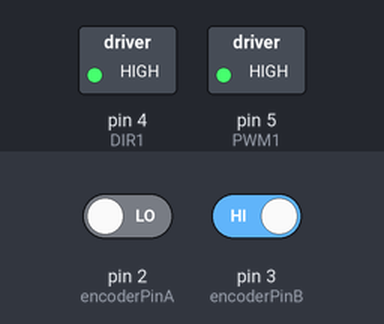
The sketch below on a simulated Arduino Uno, built with avr-gcc and run on an emulated ATmega328P. Shown: switched loads named in the sketch (green lamp = pin HIGH). The test bench sets the inputs (shaded band); at power-on: pin 2 (encoderPinA) LOW, pin 3 (encoderPinB) HIGH. What the sketch prints to the serial monitor is not drawn.

Above: at 0.1 s.
Timing chart, 0 to 1.6 s (numbered marks = the images above):
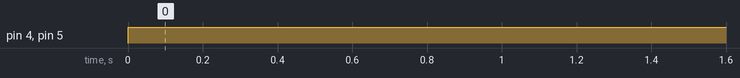

The sketch:

OneSideMotion.ino
```cpp
#define DIR1 4
#define PWM1 5

//Define pin numbmers for encoder
#define encoderPinA 2
#define encoderPinB 3

//Variable for encoder counts
volatile long encoderCount = 0;

//Variables for PID Control
long previousTime = 0;
float ePrevious = 0;
float eIntegral = 0;


void setup() {
  Serial.begin(9600);

  //Set pin modes
  pinMode(DIR1, OUTPUT);

  pinMode(PWM1, OUTPUT);
  pinMode(encoderPinA, INPUT);
  pinMode(encoderPinB, INPUT);

  //Interrupt for encoder
  attachInterrupt(digitalPinToInterrupt(encoderPinA), handleEncoder, RISING);
}

void loop() {
  //Setpoint
  int target = 500;

  //PID gains and computation
  float kp = -2.0;
  float kd = 0.10;
  float ki = 0.01;
  float u = pidController(target, kp, kd, ki);

  //Control motor
  moveMotor(DIR1, PWM1, u);

  //Print statements for debugging
  Serial.print(target);
  Serial.print(", ");
  Serial.println(encoderCount);
  Serial.println(digitalRead(encoderPinA));
  Serial.println(digitalRead(encoderPinB));
}

//Function called during interrupts
void handleEncoder() {
  if (digitalRead(encoderPinA) > digitalRead(encoderPinB)){
    encoderCount++;
  }
  else{
    encoderCount--;
  }
}

//Function to move motor
void moveMotor(int dirPin, int pwmPin, float u){
  //Maximum motor speed
  float speed = fabs(u);
  if (speed > 255){
    speed = 255;
  }
  //set the direction
  int direction = 1;
  if (u < 0){
    direction = 0;
  }
  //Control the motor
  digitalWrite(dirPin, direction);
  analogWrite(pwmPin, speed);
}

float pidController(int target, float kp, float kd, float ki) {
  //Measure the time elapsed since the last iteration
  long currentTime = micros();
  float deltaT = ((float)(currentTime - previousTime)) / 1.0e6;

  //Compute the error, derivative, and integral
  int e = encoderCount - target;
  float eDerivative = (e - ePrevious) / deltaT;
  eIntegral = eIntegral + e * deltaT;

  //Compute the PID control signal
  float u = (kp * e) + (kd * eDerivative) + (ki * eIntegral);

  //Update variables for the next iteration
  previousTime = currentTime;
  ePrevious = e;

  return u;
}
```

Measured:
- by itself, pin 4 (DIR1), pin 5 (PWM1): LOW → HIGH at 0.00 s
